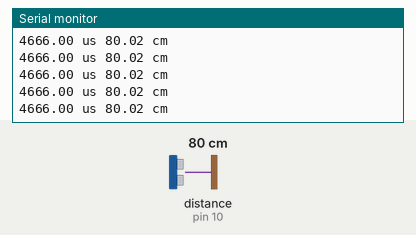
Simulated run of this sketch. Board: Arduino Uno, built with avr-gcc and run on an emulated ATmega328P. Shown: the last lines printed to the serial monitor. Wiring (inferred from the names in the program): ultrasonic range finder: trigger pin 9; echo pin 10. Inputs (shaded band) come from the test bench; at power-on: distance to the obstacle (sensor on pin 10) 80 cm. The echo pulse lasts 58.3 µs per cm; the ROS host is connected and sends only what is stated.

Above: at 2.2 s.
2.3 s: distance to the obstacle (sensor on pin 10) set to 18 cm
At 2.61 s:
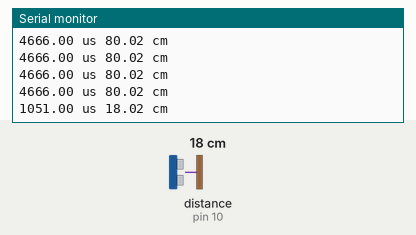
5.3 s: distance to the obstacle (sensor on pin 10) set to 2 cm
At 5.45 s:
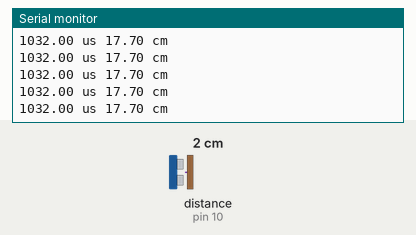
6.8 s: distance to the obstacle (sensor on pin 10) set to 60 cm
At 6.86 s:
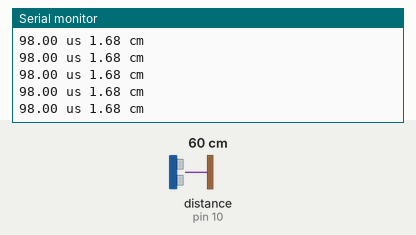
Timing chart, 0 to 9.8 s (numbered marks = the images above; inputs shaded):
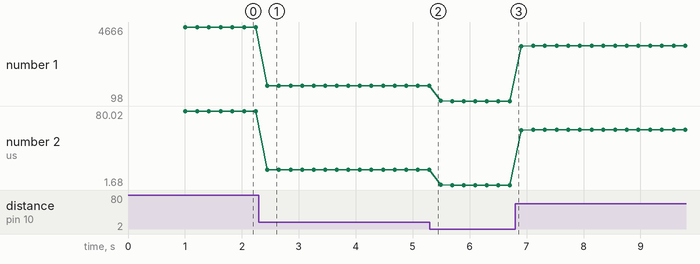

The sketch:

dis_measure.ino
```cpp
/// ultrasonic_sensor_sample.ino ///

// HC-SR04 Ultrasonic sensor
// https://create.arduino.cc/projecthub/Isaac100/getting-started-with-the-hc-sr04-ultrasonic-sensor

/*
roscore
source ~/enshu_ws/devel/setup.bash
cd ~/Arduino/libraries/
rm -rf ros_lib
rosrun rosserial_arduino make_libraries.py .
rosrun rosserial_python serial_node.py _port:=/dev/ttyUSBn
 */

#include <ros.h>
#include <std_msgs/Float64.h>

ros::NodeHandle nh;

#define TRIG_PIN 9
#define ECHO_PIN 10

std_msgs::Float64 distance_msg;
ros::Publisher distance_publisher("arduino/distance", &distance_msg);

float duration, distance;


void setup() {
  pinMode(TRIG_PIN, OUTPUT);
  pinMode(ECHO_PIN, INPUT);
  Serial.begin(9600);

  nh.initNode();
  delay(1000);
  nh.advertise(distance_publisher);
}


void loop() {
  // calculate distance
  digitalWrite(TRIG_PIN, LOW);
  delayMicroseconds(2);
  digitalWrite(TRIG_PIN, HIGH);
  delayMicroseconds(10);
  digitalWrite(TRIG_PIN, LOW);

  duration = pulseIn(ECHO_PIN, HIGH);

  if(duration>0) {
    distance = (duration*.0343)/2; // ultrasonic speed is 340m/s = 0.034cm/us
    Serial.print(duration);
    Serial.print(" us ");
    Serial.print(distance);
    Serial.println(" cm");

    distance_msg.data = distance;
    distance_publisher.publish(&distance_msg);
  }

  nh.spinOnce();
  delay(200);

  Serial.println("");
}
```

Measured:
- after the input at 2.3 s, the serial monitor: prints a new line after 0.15 s (image 1)
- plotted number 1: 4666 → 1032 after the input at 2.3 s, 1032 → 98 after the input at 5.3 s, 98 → 3500 after the input at 6.8 s
- plotted number 2: 80.02 → 17.7 after the input at 2.3 s, 17.7 → 1.68 after the input at 5.3 s, 1.68 → 60.02 after the input at 6.8 s
